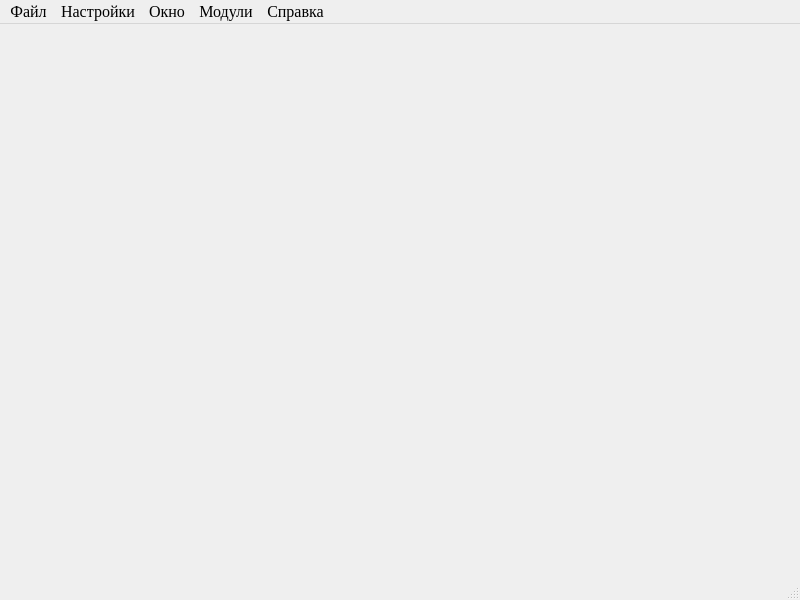
<?xml version="1.0" encoding="UTF-8"?>
<ui version="4.0">
 <class>MainWindow</class>
 <widget class="QMainWindow" name="MainWindow">
  <property name="geometry">
   <rect>
    <x>0</x>
    <y>0</y>
    <width>800</width>
    <height>600</height>
   </rect>
  </property>
  <property name="minimumSize">
   <size>
    <width>500</width>
    <height>500</height>
   </size>
  </property>
  <property name="font">
   <font>
    <family>Times New Roman</family>
    <pointsize>12</pointsize>
   </font>
  </property>
  <property name="windowTitle">
   <string>DocAccounting (ИС учёта документов) - Версия 0.0.1</string>
  </property>
  <property name="windowIcon">
   <iconset resource="../../../res.qrc">
    <normaloff>:/icons/icon.png</normaloff>:/icons/icon.png</iconset>
  </property>
  <widget class="QWidget" name="centralwidget">
   <layout class="QGridLayout" name="gridLayout">
    <item row="0" column="0">
     <widget class="QLabel" name="label">
      <property name="maximumSize">
       <size>
        <width>200</width>
        <height>200</height>
       </size>
      </property>
      <property name="text">
       <string/>
      </property>
      <property name="pixmap">
       <pixmap resource="../../../res.qrc">:/icons/icon.png</pixmap>
      </property>
      <property name="scaledContents">
       <bool>true</bool>
      </property>
     </widget>
    </item>
    <item row="0" column="1">
     <widget class="QLabel" name="appLabel">
      <property name="text">
       <string/>
      </property>
     </widget>
    </item>
   </layout>
  </widget>
  <widget class="QMenuBar" name="menubar">
   <property name="geometry">
    <rect>
     <x>0</x>
     <y>0</y>
     <width>800</width>
     <height>28</height>
    </rect>
   </property>
   <widget class="QMenu" name="menu">
    <property name="font">
     <font>
      <family>Times New Roman</family>
      <pointsize>12</pointsize>
     </font>
    </property>
    <property name="tearOffEnabled">
     <bool>false</bool>
    </property>
    <property name="title">
     <string>Файл</string>
    </property>
    <property name="separatorsCollapsible">
     <bool>false</bool>
    </property>
    <property name="toolTipsVisible">
     <bool>false</bool>
    </property>
    <addaction name="closeAction"/>
   </widget>
   <widget class="QMenu" name="menu_2">
    <property name="font">
     <font>
      <family>Times New Roman</family>
      <pointsize>12</pointsize>
     </font>
    </property>
    <property name="title">
     <string>Справка</string>
    </property>
    <property name="icon">
     <iconset resource="../../../res.qrc">
      <normaloff>:/icons/help.png</normaloff>:/icons/help.png</iconset>
    </property>
    <addaction name="aboutAction"/>
   </widget>
   <widget class="QMenu" name="menu_3">
    <property name="font">
     <font>
      <family>Times New Roman</family>
      <pointsize>12</pointsize>
     </font>
    </property>
    <property name="title">
     <string>Модули</string>
    </property>
    <widget class="QMenu" name="menu_4">
     <property name="font">
      <font>
       <family>Times New Roman</family>
       <pointsize>12</pointsize>
      </font>
     </property>
     <property name="title">
      <string>Документы</string>
     </property>
     <property name="icon">
      <iconset resource="../../../res.qrc">
       <normaloff>:/icons/files.png</normaloff>:/icons/files.png</iconset>
     </property>
     <addaction name="docsAccAction"/>
     <addaction name="docsDownloadAction"/>
     <addaction name="docsUploadAction"/>
     <addaction name="docsChangeAction"/>
     <addaction name="action_9"/>
    </widget>
    <widget class="QMenu" name="menu_5">
     <property name="font">
      <font>
       <family>Times New Roman</family>
       <pointsize>12</pointsize>
      </font>
     </property>
     <property name="title">
      <string>Таблицы БД</string>
     </property>
     <property name="icon">
      <iconset resource="../../../res.qrc">
       <normaloff>:/icons/db.png</normaloff>:/icons/db.png</iconset>
     </property>
     <addaction name="positionsAction"/>
     <addaction name="developersAction"/>
     <addaction name="statusDocAction"/>
     <addaction name="sourcesAction"/>
     <addaction name="categoryDocsAction"/>
     <addaction name="docsRegulationAction"/>
     <addaction name="departmentAction"/>
     <addaction name="viewDocsAction"/>
    </widget>
    <addaction name="employeeAction"/>
    <addaction name="menu_4"/>
    <addaction name="barcodeAction"/>
    <addaction name="helpDocsAction"/>
    <addaction name="menu_5"/>
   </widget>
   <widget class="QMenu" name="menu_6">
    <property name="font">
     <font>
      <family>Times New Roman</family>
      <pointsize>12</pointsize>
     </font>
    </property>
    <property name="title">
     <string>Настройки</string>
    </property>
    <addaction name="databaseToolsAction"/>
    <addaction name="valuesDatabaseAction"/>
   </widget>
   <widget class="QMenu" name="menu_7">
    <property name="title">
     <string>Окно</string>
    </property>
    <addaction name="windowStyleAction"/>
   </widget>
   <addaction name="menu"/>
   <addaction name="menu_6"/>
   <addaction name="menu_7"/>
   <addaction name="menu_3"/>
   <addaction name="menu_2"/>
  </widget>
  <widget class="QStatusBar" name="statusbar"/>
  <action name="aboutAction">
   <property name="icon">
    <iconset resource="../../../res.qrc">
     <normaloff>:/icons/help.png</normaloff>:/icons/help.png</iconset>
   </property>
   <property name="text">
    <string>О программе</string>
   </property>
   <property name="shortcut">
    <string>F1</string>
   </property>
  </action>
  <action name="closeAction">
   <property name="text">
    <string>Выход</string>
   </property>
  </action>
  <action name="employeeAction">
   <property name="icon">
    <iconset resource="../../../res.qrc">
     <normaloff>:/icons/employees.png</normaloff>:/icons/employees.png</iconset>
   </property>
   <property name="text">
    <string>Учёт сотрудников</string>
   </property>
  </action>
  <action name="action_3">
   <property name="text">
    <string>Модуль загрузки документа</string>
   </property>
  </action>
  <action name="action_4">
   <property name="text">
    <string>Модуль выгрузки документа</string>
   </property>
  </action>
  <action name="docsAccAction">
   <property name="icon">
    <iconset resource="../../../res.qrc">
     <normaloff>:/icons/docs.png</normaloff>:/icons/docs.png</iconset>
   </property>
   <property name="text">
    <string>Учёт</string>
   </property>
  </action>
  <action name="docsDownloadAction">
   <property name="icon">
    <iconset resource="../../../res.qrc">
     <normaloff>:/icons/download.png</normaloff>:/icons/download.png</iconset>
   </property>
   <property name="text">
    <string>Загрузка</string>
   </property>
  </action>
  <action name="docsUploadAction">
   <property name="icon">
    <iconset resource="../../../res.qrc">
     <normaloff>:/icons/upload.png</normaloff>:/icons/upload.png</iconset>
   </property>
   <property name="text">
    <string>Выгрузка</string>
   </property>
  </action>
  <action name="docsChangeAction">
   <property name="icon">
    <iconset resource="../../../res.qrc">
     <normaloff>:/icons/exchange.png</normaloff>:/icons/exchange.png</iconset>
   </property>
   <property name="text">
    <string>Изменение</string>
   </property>
  </action>
  <action name="action_9">
   <property name="enabled">
    <bool>false</bool>
   </property>
   <property name="icon">
    <iconset resource="../../../res.qrc">
     <normaloff>:/icons/search.png</normaloff>:/icons/search.png</iconset>
   </property>
   <property name="text">
    <string>Поиск</string>
   </property>
  </action>
  <action name="barcodeAction">
   <property name="enabled">
    <bool>false</bool>
   </property>
   <property name="icon">
    <iconset resource="../../../res.qrc">
     <normaloff>:/icons/codebar.png</normaloff>:/icons/codebar.png</iconset>
   </property>
   <property name="text">
    <string>Работа со штрихкодами</string>
   </property>
  </action>
  <action name="helpDocsAction">
   <property name="enabled">
    <bool>false</bool>
   </property>
   <property name="icon">
    <iconset resource="../../../res.qrc">
     <normaloff>:/icons/doc_help.png</normaloff>:/icons/doc_help.png</iconset>
   </property>
   <property name="text">
    <string>Справочник документов</string>
   </property>
  </action>
  <action name="positionsAction">
   <property name="icon">
    <iconset resource="../../../res.qrc">
     <normaloff>:/icons/position.png</normaloff>:/icons/position.png</iconset>
   </property>
   <property name="text">
    <string>Должности</string>
   </property>
  </action>
  <action name="developersAction">
   <property name="icon">
    <iconset resource="../../../res.qrc">
     <normaloff>:/icons/developer.png</normaloff>:/icons/developer.png</iconset>
   </property>
   <property name="text">
    <string>Разработчики</string>
   </property>
  </action>
  <action name="statusDocAction">
   <property name="icon">
    <iconset resource="../../../res.qrc">
     <normaloff>:/icons/status.png</normaloff>:/icons/status.png</iconset>
   </property>
   <property name="text">
    <string>Статус документа</string>
   </property>
  </action>
  <action name="sourcesAction">
   <property name="icon">
    <iconset resource="../../../res.qrc">
     <normaloff>:/icons/sourcing.png</normaloff>:/icons/sourcing.png</iconset>
   </property>
   <property name="text">
    <string>Источники</string>
   </property>
  </action>
  <action name="categoryDocsAction">
   <property name="icon">
    <iconset resource="../../../res.qrc">
     <normaloff>:/icons/category.png</normaloff>:/icons/category.png</iconset>
   </property>
   <property name="text">
    <string>Категории документов</string>
   </property>
  </action>
  <action name="docsRegulationAction">
   <property name="icon">
    <iconset resource="../../../res.qrc">
     <normaloff>:/icons/regulatory.png</normaloff>:/icons/regulatory.png</iconset>
   </property>
   <property name="text">
    <string>Нормативные документы</string>
   </property>
  </action>
  <action name="databaseToolsAction">
   <property name="text">
    <string>Настройки БД</string>
   </property>
  </action>
  <action name="valuesDatabaseAction">
   <property name="text">
    <string>Заполнить таблицы базы данных значениями</string>
   </property>
  </action>
  <action name="windowStyleAction">
   <property name="text">
    <string>Стили окна</string>
   </property>
   <property name="font">
    <font>
     <family>Times New Roman</family>
     <pointsize>12</pointsize>
    </font>
   </property>
  </action>
  <action name="departmentAction">
   <property name="icon">
    <iconset resource="../../../res.qrc">
     <normaloff>:/icons/department.png</normaloff>:/icons/department.png</iconset>
   </property>
   <property name="text">
    <string>Отделы</string>
   </property>
  </action>
  <action name="viewDocsAction">
   <property name="icon">
    <iconset resource="../../../res.qrc">
     <normaloff>:/icons/view.png</normaloff>:/icons/view.png</iconset>
   </property>
   <property name="text">
    <string>Вид документа</string>
   </property>
  </action>
 </widget>
 <resources>
  <include location="../../../res.qrc"/>
 </resources>
 <connections/>
</ui>
